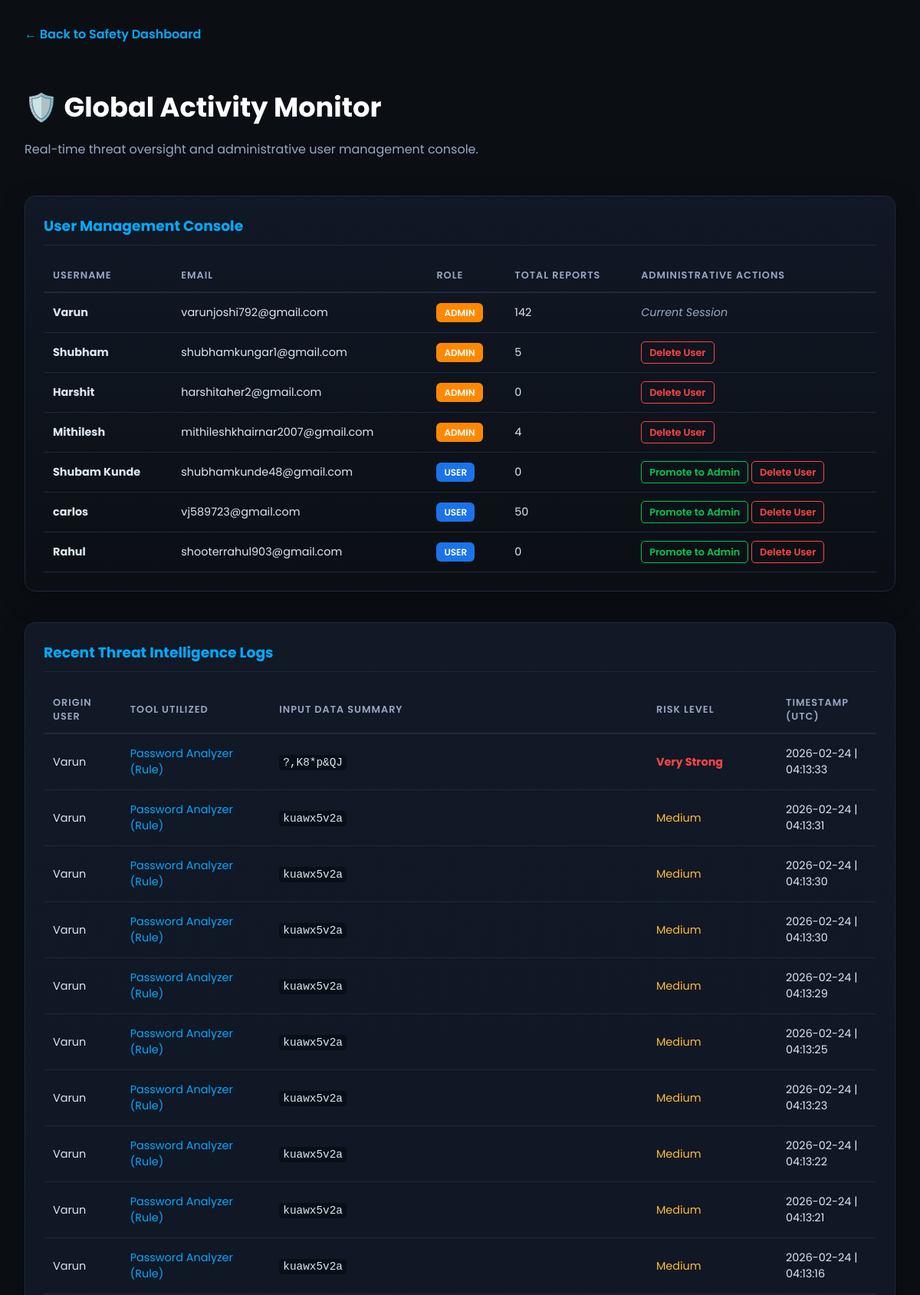
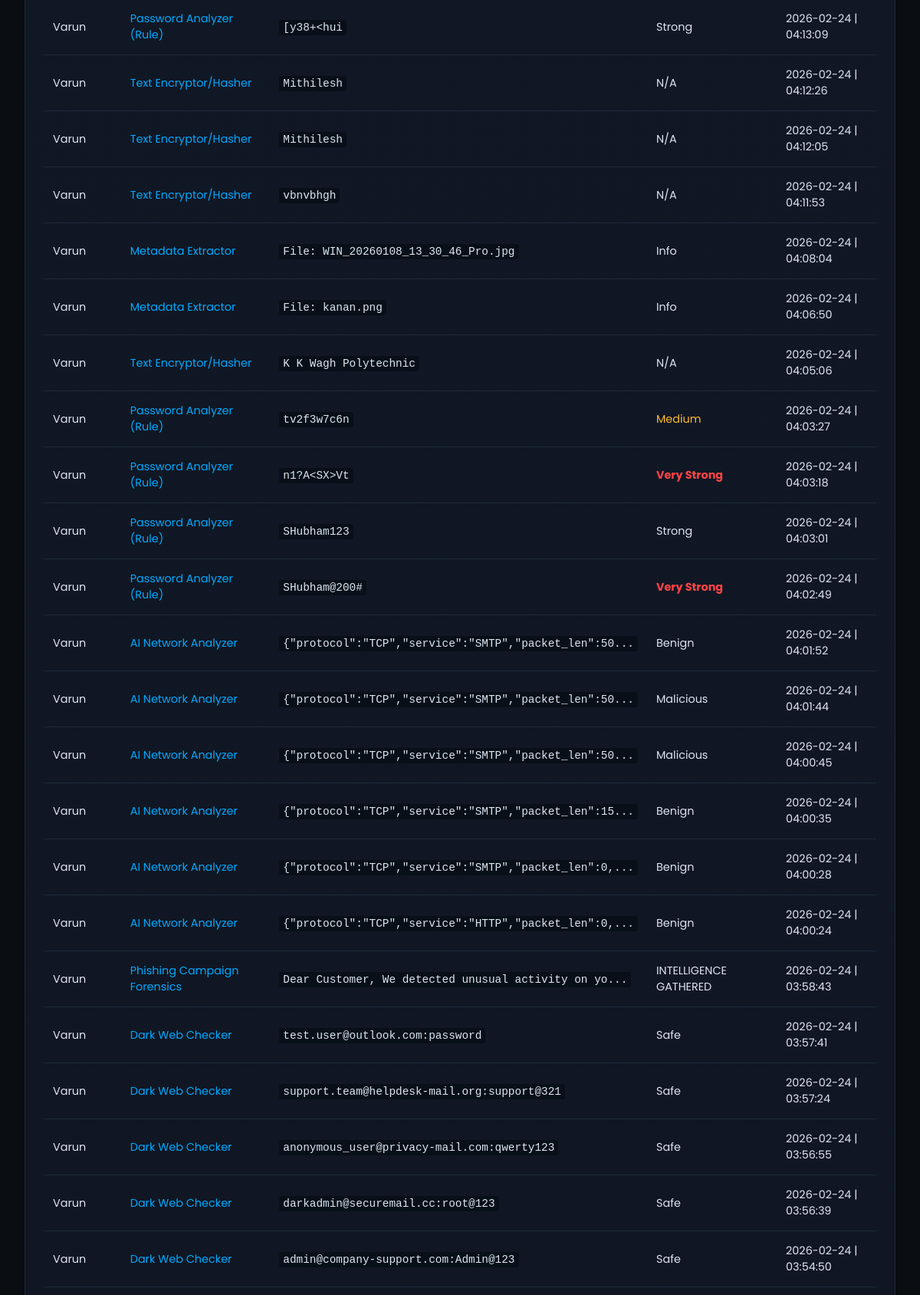
The page /admin/monitor (signed in, upper part) on the database its author committed (2 pictures, top to bottom).
### app.py (models this page shows, shortened)
class User(db.Model, UserMixin):
    id = db.Column(db.Integer, primary_key=True)
    username = db.Column(db.String(80), unique=True, nullable=False)
    email = db.Column(db.String(120), unique=True, nullable=False)
    password_hash = db.Column(db.String(128), nullable=False)
    role = db.Column(db.String(20), default='user')
    reports = db.relationship('ScanReport', backref='author', lazy=True)

class ScanReport(db.Model):
    id = db.Column(db.Integer, primary_key=True)
    tool_name = db.Column(db.String(50), nullable=False)
    input_data_summary = db.Column(db.Text, nullable=False)
    risk_level = db.Column(db.String(20), nullable=True)
    main_finding = db.Column(db.String(255), nullable=True)
    report_data = db.Column(db.Text, nullable=False)
    scan_date = db.Column(db.DateTime, nullable=False, default=datetime.utcnow)
    user_id = db.Column(db.Integer, db.ForeignKey('user.id'), nullable=False)

### app.py (the view)
@app.route('/admin/monitor')
@login_required
@admin_required
def admin_monitor():
    all_reports = ScanReport.query.order_by(ScanReport.scan_date.desc()).all()
    all_users = User.query.all()
    return render_template('admin_monitor.html', reports=all_reports, users=all_users)

### app.py (called while the page is built)
@login_manager.user_loader
def load_user(user_id):
    return User.query.get(int(user_id))

def admin_required(f):
    @wraps(f)
    def decorated_function(*args, **kwargs):
        if not current_user.is_authenticated or current_user.role != 'admin':
            return render_template('403.html'), 403
        return f(*args, **kwargs)
    return decorated_function

### templates/admin_monitor.html (shortened to what this page needs)
<!DOCTYPE html>
<html lang="en">
<head>
</head>
<body>
    <a href="{{ url_for('dashboard') }}" class="back-btn">← Back to Safety Dashboard</a>
    <h1>🛡️ Global Activity Monitor</h1>
    <p class="subtitle">Real-time threat oversight and administrative user management console.</p>
    <div class="monitor-card">
        <h3>User Management Console</h3>
        <table>
            <thead>
                <tr>
                    <th>Username</th>
                    <th>Email</th>
                    <th>Role</th>
                    <th>Total Reports</th>
                    <th>Administrative Actions</th>
                </tr>
            </thead>
            <tbody>
                {% for user in users %}
                <tr>
                    <td><strong>{{ user.username }}</strong></td>
                    <td>{{ user.email }}</td>
                    <td>
                        <span class="badge {% if user.role == 'admin' %}badge-admin{% else %}badge-user{% endif %}">
                            {{ user.role.upper() }}
                        </span>
                    </td>
                    <td>{{ user.reports|length }}</td>
                    <td>
                        {% if user.id != current_user.id %}
                            {% if user.role != 'admin' %}
                            <a href="{{ url_for('promote_user', user_id=user.id) }}" class="action-link promote-btn">Promote to Admin</a>
                            {% endif %}
                            <a href="{{ url_for('delete_user', user_id=user.id) }}"
                               class="action-link delete-btn"
                               onclick="return confirm('WARNING: Are you sure you want to delete this user? All their scan reports will be permanently lost.')">
                               Delete User
                            </a>
                        {% else %}
                            <span class="self-label">Current Session</span>
                        {% endif %}
                    </td>
                </tr>
                {% endfor %}
            </tbody>
        </table>
    </div>
    <div class="monitor-card">
        <h3>Recent Threat Intelligence Logs</h3>
        <table>
            <thead>
                <tr>
                    <th>Origin User</th>
                    <th>Tool Utilized</th>
                    <th>Input Data Summary</th>
                    <th>Risk Level</th>
                    <th>Timestamp (UTC)</th>
                </tr>
            </thead>
            <tbody>
                {% if reports %}
                    {% for report in reports %}
                    <tr>
                        <td>{{ report.author.username }}</td>
                        <td><span style="color: #00aaff;">{{ report.tool_name }}</span></td>
                        <td><code style="background: #071018; padding: 2px 5px; border-radius: 4px;">{{ report.input_data_summary[:50] }}{% if report.input_data_summary|length > 50 %}...{% endif %}</code></td>
                        <td><span class="risk-{{ report.risk_level|replace(' ', '-') }}">{{ report.risk_level }}</span></td>
                        <td>{{ report.scan_date.strftime('%Y-%m-%d | %H:%M:%S') }}</td>
                    </tr>
                    {% endfor %}
                {% else %}
                    <tr>
                        <td colspan="5" style="text-align: center; color: #98a8c3; padding: 30px;">No scan reports generated yet.</td>
                    </tr>
                {% endif %}
            </tbody>
        </table>
    </div>
</body>
</html>

### templates/admin_monitor.html (style rules this page uses)
body { font-family: 'Poppins', sans-serif; background-color: #0b0f14; color: #dbe6f2; margin: 0; padding: 2rem; }
a.back-btn { color: #00aaff; text-decoration: none; font-weight: 600; display: inline-block; margin-bottom: 2rem; transition: 0.3s; }
h1 { color: #fff; font-size: 2.2rem; margin-bottom: 0.5rem; }
.subtitle { color: #98a8c3; margin-bottom: 3rem; }
.monitor-card { background: linear-gradient(180deg, #111826, #0b0f14); border: 1px solid #1e2a3a; border-radius: 14px; padding: 1.5rem; margin-bottom: 2.5rem; box-shadow: 0 10px 30px rgba(0, 0, 0, 0.4); }
.monitor-card h3 { color: #00aaff; margin-top: 0; border-bottom: 1px solid #1e2a3a; padding-bottom: 10px; }
table { width: 100%; border-collapse: collapse; margin-top: 1rem; }
th { text-align: left; padding: 12px; color: #98a8c3; font-weight: 600; text-transform: uppercase; font-size: 0.8rem; letter-spacing: 1px; border-bottom: 2px solid #1e2a3a; }
td { padding: 15px 12px; border-bottom: 1px solid #1e2a3a; font-size: 0.9rem; }
.badge { padding: 4px 10px; border-radius: 6px; font-size: 0.75rem; font-weight: 600; background: #1a73e8; color: #fff; }
.badge-admin { background-color: #ff8800; }
.badge-user { background-color: #1a73e8; }
.risk-High, .risk-Very-Strong { color: #ff4444; font-weight: bold; }
.risk-Medium { color: #ffbb33; }
.action-link { text-decoration: none; padding: 5px 10px; border-radius: 5px; font-weight: 600; font-size: 0.8rem; transition: 0.3s; }
.promote-btn { color: #00c851; border: 1px solid #00c851; }
.delete-btn { color: #ff4444; border: 1px solid #ff4444; }
.self-label { color: #98a8c3; font-style: italic; }

### rows shown on the page
User: username "Varun", email "varunjoshi792@gmail.com", role "ADMIN", reports|length "142", shows "Current Session"
User: username "Shubham", email "shubhamkungar1@gmail.com", role "ADMIN", reports|length "5"
User: username "Harshit", email "harshitaher2@gmail.com", role "ADMIN", reports|length "0"
User: username "Mithilesh", email "mithileshkhairnar2007@gmail.com", role "ADMIN", reports|length "4"
User: username "Shubam Kunde", email "shubhamkunde48@gmail.com", role "USER", reports|length "0"
User: username "carlos", email "vj589723@gmail.com", role "USER", reports|length "50"
User: username "Rahul", email "shooterrahul903@gmail.com", role "USER", reports|length "0"
ScanReport: author.username "Varun", tool_name "Password Analyzer (Rule)", input_data_summary "?,K8*p&QJ", risk_level "Very Strong", scan_date "2026-02-24 | 04:13:33"
ScanReport: author.username "Varun", tool_name "Password Analyzer (Rule)", input_data_summary "kuawx5v2a", risk_level "Medium", scan_date "2026-02-24 | 04:13:31"
ScanReport: author.username "Varun", tool_name "Password Analyzer (Rule)", input_data_summary "kuawx5v2a", risk_level "Medium", scan_date "2026-02-24 | 04:13:30"
ScanReport: author.username "Varun", tool_name "Password Analyzer (Rule)", input_data_summary "kuawx5v2a", risk_level "Medium", scan_date "2026-02-24 | 04:13:30"
ScanReport: author.username "Varun", tool_name "Password Analyzer (Rule)", input_data_summary "kuawx5v2a", risk_level "Medium", scan_date "2026-02-24 | 04:13:29"
ScanReport: author.username "Varun", tool_name "Password Analyzer (Rule)", input_data_summary "kuawx5v2a", risk_level "Medium", scan_date "2026-02-24 | 04:13:25"
ScanReport: author.username "Varun", tool_name "Password Analyzer (Rule)", input_data_summary "kuawx5v2a", risk_level "Medium", scan_date "2026-02-24 | 04:13:23"
ScanReport: author.username "Varun", tool_name "Password Analyzer (Rule)", input_data_summary "kuawx5v2a", risk_level "Medium", scan_date "2026-02-24 | 04:13:22"
ScanReport: author.username "Varun", tool_name "Password Analyzer (Rule)", input_data_summary "kuawx5v2a", risk_level "Medium", scan_date "2026-02-24 | 04:13:21"
ScanReport: author.username "Varun", tool_name "Password Analyzer (Rule)", input_data_summary "kuawx5v2a", risk_level "Medium", scan_date "2026-02-24 | 04:13:16"
ScanReport: author.username "Varun", tool_name "Password Analyzer (Rule)", input_data_summary "[y38+<hui", risk_level "Strong", scan_date "2026-02-24 | 04:13:09"
ScanReport: author.username "Varun", tool_name "Text Encryptor/Hasher", input_data_summary "Mithilesh", risk_level "N/A", scan_date "2026-02-24 | 04:12:26"
ScanReport: author.username "Varun", tool_name "Text Encryptor/Hasher", input_data_summary "Mithilesh", risk_level "N/A", scan_date "2026-02-24 | 04:12:05"
ScanReport: author.username "Varun", tool_name "Text Encryptor/Hasher", input_data_summary "vbnvbhgh", risk_level "N/A", scan_date "2026-02-24 | 04:11:53"
ScanReport: author.username "Varun", tool_name "Metadata Extractor", input_data_summary "File: WIN_20260108_13_30_46_Pro.jpg", risk_level "Info", scan_date "2026-02-24 | 04:08:04"
ScanReport: author.username "Varun", tool_name "Metadata Extractor", input_data_summary "File: kanan.png", risk_level "Info", scan_date "2026-02-24 | 04:06:50"
ScanReport: author.username "Varun", tool_name "Text Encryptor/Hasher", input_data_summary "K K Wagh Polytechnic", risk_level "N/A", scan_date "2026-02-24 | 04:05:06"
ScanReport: author.username "Varun", tool_name "Password Analyzer (Rule)", input_data_summary "tv2f3w7c6n", risk_level "Medium", scan_date "2026-02-24 | 04:03:27"
ScanReport: author.username "Varun", tool_name "Password Analyzer (Rule)", input_data_summary "n1?A<SX>Vt", risk_level "Very Strong", scan_date "2026-02-24 | 04:03:18"
ScanReport: author.username "Varun", tool_name "Password Analyzer (Rule)", input_data_summary "SHubham123", risk_level "Strong", scan_date "2026-02-24 | 04:03:01"
ScanReport: author.username "Varun", tool_name "Password Analyzer (Rule)", input_data_summary "SHubham@200#", risk_level "Very Strong", scan_date "2026-02-24 | 04:02:49"
ScanReport: author.username "Varun", tool_name "AI Network Analyzer", input_data_summary "{\"protocol\":\"TCP\",\"service\":\"SMTP\",\"packet_len\":50", risk_level "Benign", scan_date "2026-02-24 | 04:01:52"
ScanReport: author.username "Varun", tool_name "AI Network Analyzer", input_data_summary "{\"protocol\":\"TCP\",\"service\":\"SMTP\",\"packet_len\":50", risk_level "Malicious", scan_date "2026-02-24 | 04:01:44"
ScanReport: author.username "Varun", tool_name "AI Network Analyzer", input_data_summary "{\"protocol\":\"TCP\",\"service\":\"SMTP\",\"packet_len\":50", risk_level "Malicious", scan_date "2026-02-24 | 04:00:45"
ScanReport: author.username "Varun", tool_name "AI Network Analyzer", input_data_summary "{\"protocol\":\"TCP\",\"service\":\"SMTP\",\"packet_len\":15", risk_level "Benign", scan_date "2026-02-24 | 04:00:35"
ScanReport: author.username "Varun", tool_name "AI Network Analyzer", input_data_summary "{\"protocol\":\"TCP\",\"service\":\"SMTP\",\"packet_len\":0,", risk_level "Benign", scan_date "2026-02-24 | 04:00:28"
ScanReport: author.username "Varun", tool_name "AI Network Analyzer", input_data_summary "{\"protocol\":\"TCP\",\"service\":\"HTTP\",\"packet_len\":0,", risk_level "Benign", scan_date "2026-02-24 | 04:00:24"
ScanReport: author.username "Varun", tool_name "Phishing Campaign Forensics", input_data_summary "Dear Customer, We detected unusual activity on yo", risk_level "INTELLIGENCE GATHERED", scan_date "2026-02-24 | 03:58:43"
ScanReport: author.username "Varun", tool_name "Dark Web Checker", input_data_summary "test.user@outlook.com:password", risk_level "Safe", scan_date "2026-02-24 | 03:57:41"
ScanReport: author.username "Varun", tool_name "Dark Web Checker", input_data_summary "support.team@helpdesk-mail.org:support@321", risk_level "Safe", scan_date "2026-02-24 | 03:57:24"
ScanReport: author.username "Varun", tool_name "Dark Web Checker", input_data_summary "anonymous_user@privacy-mail.com:qwerty123", risk_level "Safe", scan_date "2026-02-24 | 03:56:55"
ScanReport: author.username "Varun", tool_name "Dark Web Checker", input_data_summary "darkadmin@securemail.cc:root@123", risk_level "Safe", scan_date "2026-02-24 | 03:56:39"
ScanReport: author.username "Varun", tool_name "Dark Web Checker", input_data_summary "admin@company-support.com:Admin@123", risk_level "Safe", scan_date "2026-02-24 | 03:54:50"
